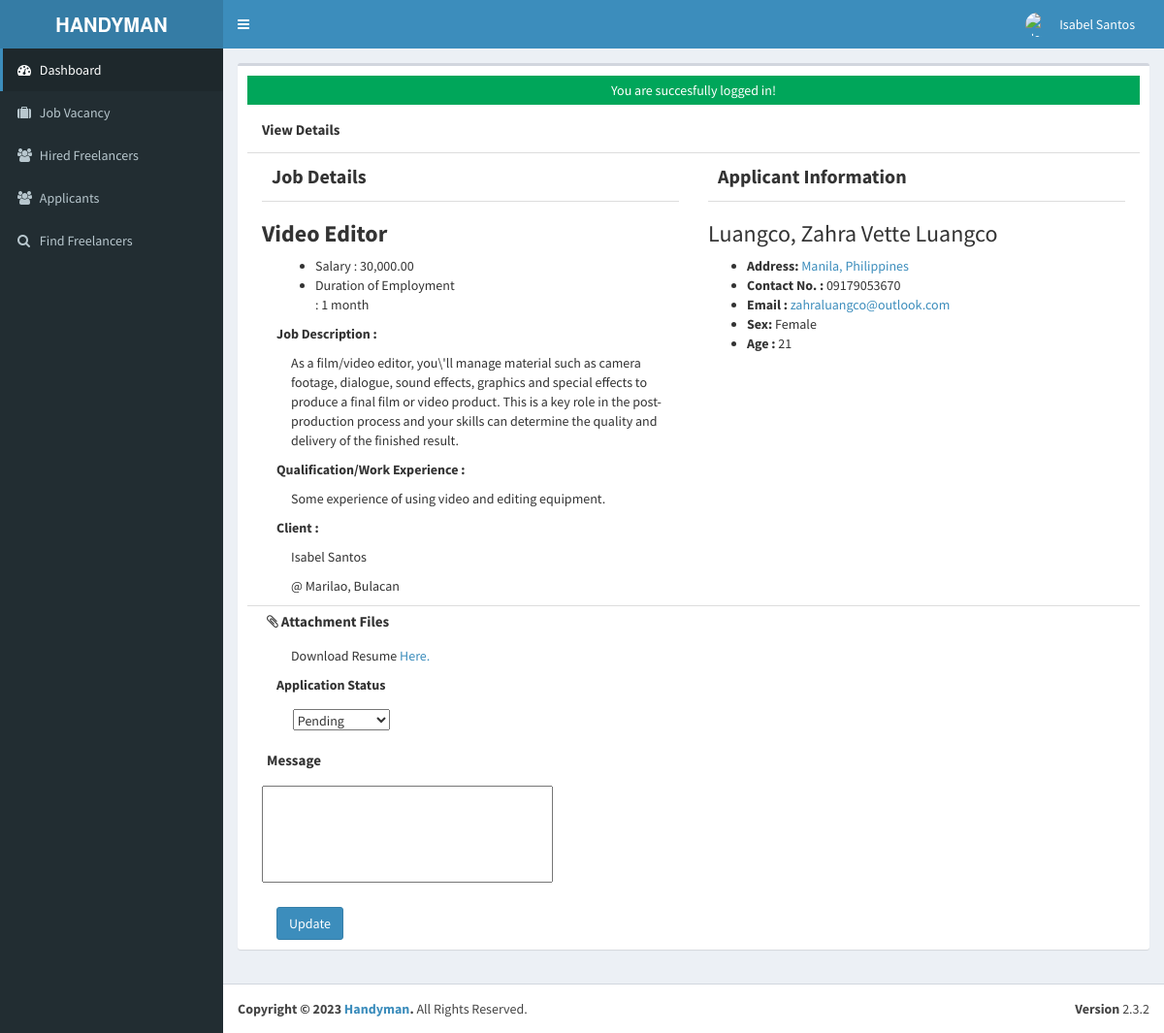
Screenshot of /admin/applicants/index.php?view=view&id=1 (signed in) with the database file from the repository.
### tables this page shows
CREATE TABLE `tblusers` (
  `USERID` varchar(30) NOT NULL,
  `FULLNAME` varchar(40) NOT NULL,
  `USERNAME` varchar(90) NOT NULL,
  `PASS` varchar(90) NOT NULL,
  `PICLOCATION` varchar(255) NOT NULL,
  `EMAIL` varchar(244) NOT NULL,
  `CONTACTNO` varchar(11) NOT NULL
);

CREATE TABLE `tbljob` (
  `JOBID` int(11) NOT NULL,
  `client_user` varchar(244) NOT NULL,
  `CATEGORY` varchar(250) NOT NULL,
  `OCCUPATIONTITLE` varchar(90) NOT NULL,
  `SALARIES` double NOT NULL,
  `DURATION_EMPLOYEMENT` varchar(90) NOT NULL,
  `QUALIFICATION_WORKEXPERIENCE` text NOT NULL,
  `JOBDESCRIPTION` text NOT NULL,
  `job_address` text NOT NULL,
  `JOBSTATUS` varchar(90) NOT NULL,
  `DATEPOSTED` datetime NOT NULL,
  `client_id` int(24) NOT NULL,
  `COMPANYID` int(11) NOT NULL,
  `client_no` varchar(11) NOT NULL,
  `client_email` varchar(244) NOT NULL
);

CREATE TABLE `tblapplicants` (
  `APPLICANTID` int(11) NOT NULL,
  `FNAME` varchar(90) NOT NULL,
  `LNAME` varchar(90) NOT NULL,
  `MNAME` varchar(90) NOT NULL,
  `ADDRESS` varchar(255) NOT NULL,
  `SEX` varchar(11) NOT NULL,
  `BIRTHDATE` date NOT NULL,
  `AGE` int(2) NOT NULL,
  `USERNAME` varchar(90) NOT NULL,
  `PASS` varchar(90) NOT NULL,
  `EMAILADDRESS` varchar(90) NOT NULL,
  `CONTACTNO` varchar(90) NOT NULL,
  `APPLICANTPHOTO` varchar(255) NOT NULL,
  `SKILL1` varchar(244) NOT NULL,
  `SKILL2` varchar(244) NOT NULL,
  `SKILL3` varchar(244) NOT NULL,
  `FRONT_ID` varchar(255) NOT NULL,
  `BACK_ID` varchar(255) NOT NULL
);

### admin/applicants/index.php (called while the page is built, shortened)
<?php
require_once ("../theme/templates.php");
?>

### include/database.php (called while the page is built, shortened)
<?php
class Database {
	var $sql_string = '';
	private $conn;
	public function open_connection() {
		$this->conn = mysqli_connect(server,user,pass);
		if(!$this->conn){
			echo "Problem in database connection! Contact administrator!";
			exit();
		}else{
			$db_select = mysqli_select_db($this->conn,database_name);
		}
	}
	function setQuery($sql='') {
		$this->sql_string=$sql;
	}
	function executeQuery() {
		$result = mysqli_query($this->conn,$this->sql_string);
		return $result;
	}
	private function confirm_query($result) {
		return $result;
	}
	function loadSingleResult() {
		$cur = $this->executeQuery();
		while ($row = mysqli_fetch_object($cur)) {
		return $data = $row;
		}
	}
}
$mydb = new Database();
?>

### include/accounts.php (called while the page is built, shortened)
<?php
require_once(LIB_PATH.DS.'database.php');
class User {
	protected static  $tblname = "tblusers";
	function single_user($id=""){
			global $mydb;
			$mydb->setQuery("SELECT * FROM ".self::$tblname."
				Where USERID= '{$id}' LIMIT 1");
			$cur = $mydb->loadSingleResult();
			return $cur;
	}
}
?>

### include/function.php (called while the page is built, shortened)
<?php
function currentpage(){
		$this_page = $_SERVER['SCRIPT_NAME'];
	    $bits = explode('/',$this_page);
		 return $bits[3];
	}
		?>

### include/jobregistration.php (called while the page is built, shortened)
<?php
require_once(LIB_PATH.DS.'database.php');
class JobRegistration {
	protected static  $tblname = "tbljobregistration";
	function single_jobregistration($id=""){
			global $mydb;
			$mydb->setQuery("SELECT * FROM ".self::$tblname."
				Where REGISTRATIONID= '{$id}' LIMIT 1");
			$cur = $mydb->loadSingleResult();
			return $cur;
	}
}
?>

### include/job.php (called while the page is built, shortened)
<?php
require_once(LIB_PATH.DS.'database.php');
class Jobs {
	protected static  $tblname = "tbljob";
	function single_job($id=""){
			global $mydb;
			$mydb->setQuery("SELECT * FROM ".self::$tblname."
				Where JOBID= '{$id}' LIMIT 1");
			$cur = $mydb->loadSingleResult();
			return $cur;
	}
}
?>

### include/applicant.php (called while the page is built, shortened)
<?php
require_once(LIB_PATH.DS.'database.php');
class Applicants {
	protected static  $tblname = "tblapplicants";
	function single_applicant($id=""){
			global $mydb;
			$mydb->setQuery("SELECT * FROM ".self::$tblname."
				Where APPLICANTID= '{$id}' LIMIT 1");
			$cur = $mydb->loadSingleResult();
			return $cur;
	}
}
?>

### admin/applicants/view.php (the view, shortened to what this page needs)
<?php
global $mydb;
	$red_id = isset($_GET['id']) ? $_GET['id'] : '';
	$jobregistration = New JobRegistration();
	$jobreg = $jobregistration->single_jobregistration($red_id);
	$applicant = new Applicants();
	$appl = $applicant->single_applicant($jobreg->APPLICANTID);
	$jobvacancy = New Jobs();
	$job = $jobvacancy->single_job($jobreg->JOBID);
	$sql = "SELECT * FROM `tblattachmentfile` WHERE `FILEID`=" .$jobreg->FILEID;
	$mydb->setQuery($sql);
	$attachmentfile = $mydb->loadSingleResult();
?>
<form action="controller.php?action=approve" method="POST">
<div class="col-sm-12 content-header" style="">View Details</div>
<div class="col-sm-6 content-body" >
	<p style="font-size: 20px; font-weight: bold;">Job Details</p>
	<h3><b><?php echo $job->OCCUPATIONTITLE; ?></b></h3>
	<div class="col-sm-6">
		<ul>
            <li><i class="fp-ht-food"></i>Salary : <?php echo number_format($job->SALARIES,2);  ?></li>
            <li><i class="fa fa-sun-"></i>Duration of Employment : <?php echo $job->DURATION_EMPLOYEMENT; ?></li>
        </ul>
	</div>
	<div class="col-sm-6">
	</div>
	<div class="col-sm-12">
		<p><b>Job Description : </b></p>
		<p style="margin-left: 15px;"><?php echo $job->JOBDESCRIPTION;?></p>
	</div>
	<div class="col-sm-12">
		<p><b>Qualification/Work Experience : </b></p>
		<p style="margin-left: 15px;"><?php echo $job->QUALIFICATION_WORKEXPERIENCE; ?></p>
	</div>
	<div class="col-sm-12">
		<p><b>Client : </b></p>
		<p style="margin-left: 15px;"><?php echo $job->client_user ; ?></p>
		<p style="margin-left: 15px;">@ <?php echo $job->job_address ; ?></p>
	</div>
</div>
<div class="col-sm-6 content-body" >
	<p style="font-size: 20px; font-weight: bold;">Applicant Information</p>
	<h3> <?php echo $appl->LNAME. ', ' .$appl->FNAME . ' ' . $appl->MNAME;?></h3>
	<ul>
		<li><b>Address: </b><a href="https://www.google.com/maps/search/<?php echo urlencode($appl->ADDRESS); ?>" target="_blank"><?php echo htmlspecialchars($appl->ADDRESS); ?></a></li>
		<li><b>Contact No. : </b><?php echo $appl->CONTACTNO;?></li>
		<li><b>Email : </b><a href="mailto:<?php echo $appl->EMAILADDRESS ?>"><?php echo $appl->EMAILADDRESS ?></a></li>
		<li><b>Sex: </b><?php echo $appl->SEX;?></li>
		<li><b>Age : </b><?php echo $appl->AGE;?></li>
	</ul>
</div>
<div class="col-sm-12 content-footer">
<p><i class="fa fa-paperclip"></i> Attachment Files</p>
	<div class="col-sm-12 slider">
		 <p style="margin-left: 15px">Download Resume<a href="<?php echo web_root.'applicant/'.$attachmentfile->FILE_LOCATION; ?>"> Here.</a></p>
	</div>
	<div class="col-sm-12">
    <p><label for="STATUS">Application Status</label></p>&nbsp;&nbsp;&nbsp;&nbsp;&nbsp;
    <select name="STATUS" id="STATUS">
        <option value="Pending">Pending</option>
    </select><br><br>
</div>
	<p>Message</p>
		<textarea name="REMARKS" style="width: 300px; height: 100px; overflow-x: auto; resize: none;"></textarea>
	<div class="col-sm-12  submitbutton ">
		<button type="submit" name="submit" class="btn btn-primary">Update</button>
	</div>
</div>
</form>

### admin/theme/templates.php (shortened to what this page needs)
<!DOCTYPE html>
<html>
    <head>
        <link rel="stylesheet" href="<?php echo web_root;?>bootstrap/css/bootstrap.min.css">
        <link rel="stylesheet" href="<?php echo web_root;?>plugins/font-awesome/css/font-awesome.min.css">
        <link rel="stylesheet" href="<?php echo web_root;?>dist/css/AdminLTE.min.css">
        <link rel="stylesheet" href="<?php echo web_root;?>dist/css/skins/_all-skins.min.css">
        <link rel="stylesheet" href="<?php echo web_root;?>plugins/iCheck/flat/blue.css">
        <link rel="stylesheet" href="<?php echo web_root;?>plugins/morris/morris.css">
        <link rel="stylesheet" href="<?php echo web_root;?>plugins/jvectormap/jquery-jvectormap-1.2.2.css">
        <link href="<?php echo web_root; ?>plugins/datepicker/bootstrap-datetimepicker.min.css" rel="stylesheet" media="screen">
        <link rel="stylesheet" href="<?php echo web_root;?>plugins/dataTables/jquery.dataTables.min.css">
        <link rel="stylesheet" href="<?php echo web_root;?>plugins/bootstrap-wysihtml5/bootstrap3-wysihtml5.min.css">
    </head>
 <body class="hold-transition skin-blue fixed sidebar-mini">
<div class="wrapper">
  <header class="main-header">
    <a href="<?php echo web_root;?>/admin/" class="logo">
      <span class="logo-lg"><b>HANDYMAN</b></span>
    </a>
    <nav class="navbar navbar-static-top" role="navigation">
      <a href="#" class="sidebar-toggle" data-toggle="offcanvas" role="button">
      </a>
      <div class="navbar-custom-menu">
        <ul class="nav navbar-nav">
         <?php
          $user = New User();
          $singleuser = $user->single_user($_SESSION['ADMIN_USERID']);
          if(empty($singleuser->PICLOCATION)) {
            $profileImage = web_root.'admin/user/photos/default.png';
          } else {
          $profileImage = web_root.'admin/user/'. $singleuser->PICLOCATION;
          }
        ?>
<li class="dropdown user user-menu" style="padding-right: 15px;">
  <a href="#" class="dropdown-toggle" data-toggle="dropdown">
    <img src="<?php echo $profileImage; ?>" class="user-image" alt="User Image">
    <span class="hidden-xs"><?php echo $singleuser->FULLNAME; ?></span>
  </a>
</li>
        </ul>
      </div>
    </nav>
  </header>
  <aside class="main-sidebar">
    <section class="sidebar">
      <ul class="sidebar-menu">
        <li  class="<?php echo (currentpage() == 'index.php') ? "active" : false;?>" >
          <a href="<?php echo web_root ;?>admin/">
            <i class="fa fa-dashboard"></i> <span>Dashboard</span>
          </a>
        </li>
        <li class="<?php echo (currentpage() == 'vacancy') ? "active" : false;?>" >
          <a href="<?php echo web_root ;?>admin/vacancy/">
            <i class="fa fa-suitcase"></i> <span>Job Vacancy</span>
          </a>
        </li>
        <li class="<?php echo (currentpage() == 'employee') ? "active" : false;?>" >
          <a href="<?php echo web_root ;?>admin/employee/">
            <i class="fa fa-users"></i> <span>Hired Freelancers</span>
          </a>
        </li>
        <li class="<?php echo (currentpage() == 'applicants') ? "active" : false;?>" >
          <a href="<?php echo web_root ;?>admin/applicants/">
            <i class="fa fa-users"></i> <span>Applicants</span>
          </a>
        </li>
        <li class="<?php echo (currentpage() == 'search') ? "active" : false;?>" >
          <a href="<?php echo web_root ;?>admin/search/">
            <i class="fa fa-search"></i> <span>Find Freelancers</span>
          </a>
        </li>
      </ul>
    </section>
  </aside>
  <div class="content-wrapper">
         <section class="content">
          <div class="row">
            <div class="col-xs-12">
              <div class="box">
                <div class="box-body">
              <?php
               require_once $content;
               ?>
             </div>
             </div>
           </div>
         </div>
         </section>
 </div>
  <footer class="main-footer">
    <div class="pull-right hidden-xs">
      <b>Version</b> 2.3.2
    </div>
    <strong>Copyright &copy; 2023 <a href="#">Handyman</a>.</strong> All Rights
    Reserved.
  </footer>
    </body>
</html>

### admin/applicants/view.php (style rules this page uses)
.content-header { min-height: 50px; border-bottom: 1px solid #ddd; font-size: 15px; font-weight: bold; }
.content-body { min-height: 350px; }
.content-body >p { padding:10px; font-size: 12px; font-weight: bold; border-bottom: 1px solid #ddd; }
.content-footer { min-height: 100px; border-top: 1px solid #ddd; }
.content-footer > p { padding:5px; font-size: 15px; font-weight: bold; }
.content-footer textarea { width: 100%; height: 200px; }
.content-footer .submitbutton { margin-top: 20px; }

### rows the page displays
tblusers: FULLNAME "Isabel Santos"
tbljob: OCCUPATIONTITLE "Video Editor", SALARIES "30,000.00", DURATION_EMPLOYEMENT "1 month", JOBDESCRIPTION "As a film/video editor, you\\'ll manage material such as camera footage, dialogue, sound effects, graphics and special effects to produce a final film or video product. This is a key role in the post-production process and your skills can determine the quality and delivery of the finished result.", QUALIFICATION_WORKEXPERIENCE "Some experience of using video and editing equipment.", client_user "Isabel Santos", job_address "Marilao, Bulacan"
tblapplicants: LNAME "Luangco", FNAME "Zahra Vette", MNAME "Luangco", ADDRESS "Manila, Philippines", CONTACTNO "09179053670", EMAILADDRESS "zahraluangco@outlook.com", SEX "Female", AGE "21"

### other values shown
$_SESSION['message'] "You are succesfully logged in!"
